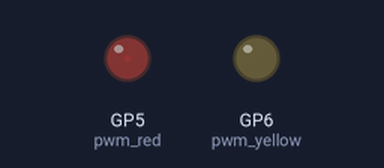
Simulated run of this program. Board: Raspberry Pi Pico running MicroPython. Shown: output pins drawn as LEDs (lit = HIGH).

Above: at 0.1 s.
At 9.9 s:
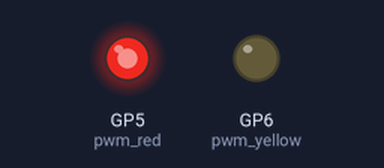
At 19.6 s:
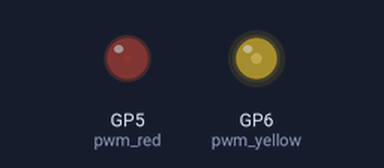
At 39.1 s:
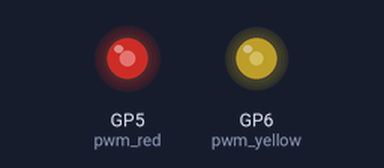
Timing chart, 0 to 40.0 s (numbered marks = the images above):
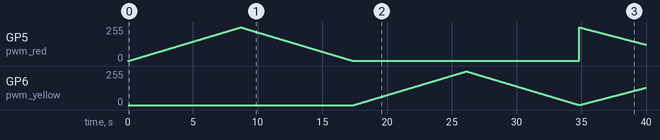

The program:

sample_-_PWM.py
```python
from machine import Pin, PWM
import time

pwm_red = PWM(Pin(5, Pin.OUT))
pwm_yellow = PWM(Pin(6, Pin.OUT))
pwm_red.freq(100)
pwm_yellow.freq(100)

delaySec = 0.0001


while True:
    # 逐漸亮紅
    for dc in range(65025):
        pwm_red.duty_u16(dc)
        time.sleep(delaySec)

    # 逐漸暗紅
    for dc in range(65025, 0, -1):
        pwm_red.duty_u16(dc)
        time.sleep(delaySec)

    # 逐漸亮黃
    for dc in range(65025):
        pwm_yellow.duty_u16(dc)
        time.sleep(delaySec)

    # 逐漸暗黃
    for dc in range(65025, 0, -1):
        pwm_yellow.duty_u16(dc)
        time.sleep(delaySec)

    # 逐漸亮黃 同時 逐漸暗紅
    for dc in range(65025):
        pwm_yellow.duty_u16(dc)
        pwm_red.duty_u16(65025-dc)
        time.sleep(delaySec)

    # 逐漸暗黃 同時 逐漸亮紅
    for dc in range(65025, 0, -1):
        pwm_yellow.duty_u16(dc)
        pwm_red.duty_u16(65025-dc)
        time.sleep(delaySec)

    # 逐漸暗紅 同時 逐漸亮黃
    for dc in range(65025):
        pwm_red.duty_u16(dc)
        pwm_yellow.duty_u16(65025-dc)
        time.sleep(delaySec)

    # 逐漸亮紅 同時 逐漸暗黃
    for dc in range(0, 101, 5):
        pwm_red.duty_u16(dc)
        pwm_yellow.duty_u16(65025-dc)
        time.sleep(delaySec)
```
